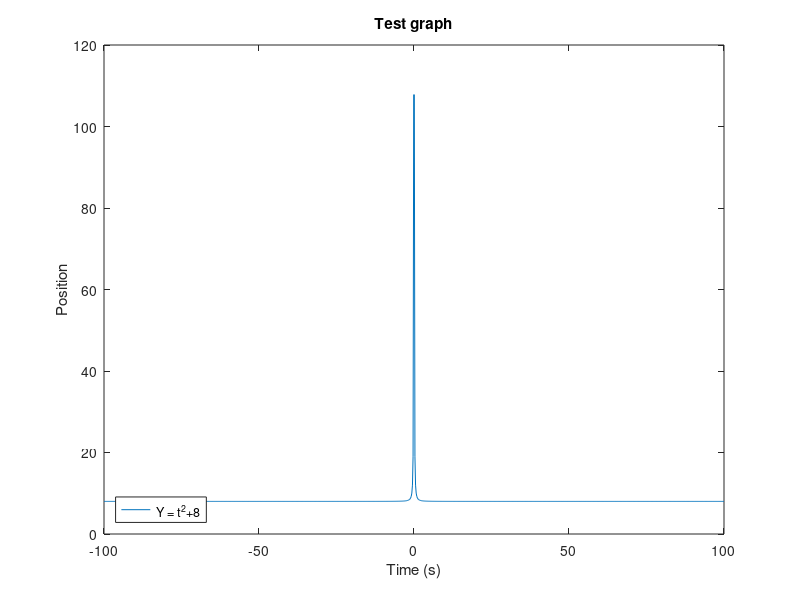

MATLAB code to generate this figure:
%% Init
clear
clc

%% Stuff 1

m=2


%% Stuff 2

t=linspace(-100,100,1000);
Y=1./(t.^2)+8;
plot(t,Y)
xlabel('Time (s)') 
ylabel('Position')
title('Test graph')
legend({'Y = t^2+8'},'Location','southwest')